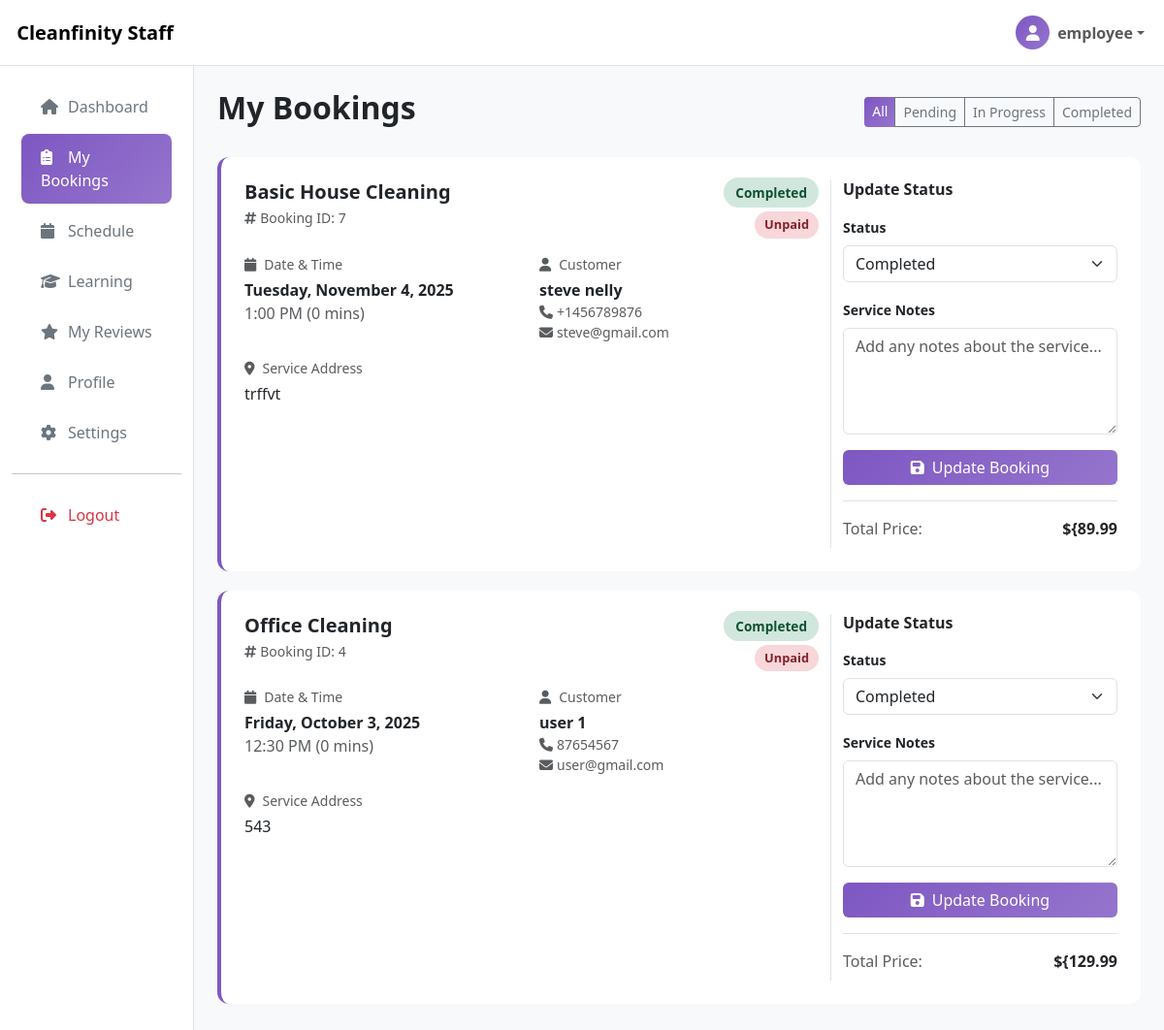
The app's page /staff/bookings.php (signed in) with its own data.
### tables this page shows
CREATE TABLE `bookings` (
  `id` int(11) NOT NULL,
  `customer_id` int(11) NOT NULL,
  `employee_id` int(11) DEFAULT NULL,
  `service_id` int(11) NOT NULL,
  `staff_id` int(11) DEFAULT NULL,
  `booking_date` date NOT NULL,
  `booking_time` time NOT NULL,
  `duration_minutes` int(11) NOT NULL,
  `total_price` decimal(10,2) NOT NULL,
  `status` enum('pending','confirmed','in_progress','completed','cancelled') DEFAULT 'pending',
  `notes` text DEFAULT NULL,
  `special_instructions` text DEFAULT NULL,
  `address` text NOT NULL,
  `created_at` timestamp NOT NULL DEFAULT current_timestamp(),
  `updated_at` timestamp NOT NULL DEFAULT current_timestamp() ON UPDATE current_timestamp(),
  `payment_method` enum('pay_now','pay_later') DEFAULT 'pay_later',
  `payment_status` enum('unpaid','paid','partially_paid') DEFAULT 'unpaid',
  `preferred_completion_date` date DEFAULT NULL,
  `booking_status` enum('pending','confirmed','completed','cancelled') DEFAULT 'pending'
);

CREATE TABLE `services` (
  `id` int(11) NOT NULL,
  `name` varchar(100) NOT NULL,
  `description` text DEFAULT NULL,
  `price` decimal(10,2) NOT NULL,
  `duration` int(11) NOT NULL COMMENT 'Duration in minutes',
  `base_price` decimal(10,2) NOT NULL,
  `duration_minutes` int(11) NOT NULL,
  `category` varchar(50) DEFAULT NULL,
  `status` enum('active','inactive') DEFAULT 'active',
  `created_at` timestamp NOT NULL DEFAULT current_timestamp(),
  `image_url` varchar(500) DEFAULT NULL,
  `is_active` tinyint(1) DEFAULT 1
);

CREATE TABLE `users` (
  `id` int(11) NOT NULL,
  `username` varchar(50) NOT NULL,
  `email` varchar(100) NOT NULL,
  `password` varchar(255) NOT NULL,
  `first_name` varchar(50) NOT NULL,
  `last_name` varchar(50) NOT NULL,
  `phone` varchar(20) DEFAULT NULL,
  `address` text DEFAULT NULL,
  `role` enum('customer','staff','admin') DEFAULT 'customer',
  `status` enum('active','inactive') DEFAULT 'active',
  `availability` enum('available','unavailable') DEFAULT 'available',
  `created_at` timestamp NOT NULL DEFAULT current_timestamp(),
  `updated_at` timestamp NOT NULL DEFAULT current_timestamp() ON UPDATE current_timestamp()
);

### staff/bookings.php (the view, shortened to what this page needs)
<?php
$database = new Database();
$db = $database->getConnection();
$staff_id = $_SESSION['user_id'];
$status_filter = $_GET['status'] ?? 'all';
$query = "SELECT
    b.id,
    b.booking_date,
    b.booking_time,
    b.status,
    b.address,
    b.total_price,
    b.payment_status,
    b.special_instructions,
    s.name as service_name,
    s.duration,
    u.first_name as customer_first_name,
    u.last_name as customer_last_name,
    u.phone as customer_phone,
    u.email as customer_email
FROM bookings b
JOIN services s ON b.service_id = s.id
JOIN users u ON b.customer_id = u.id
WHERE b.employee_id = :staff_id";
$query .= " ORDER BY b.booking_date DESC, b.booking_time DESC";
$stmt = $db->prepare($query);
$stmt->bindParam(':staff_id', $staff_id);
$stmt->execute();
?>
<!DOCTYPE html>
<html lang="en">
<head>
    <link href="https://cdn.jsdelivr.net/npm/bootstrap@5.3.2/dist/css/bootstrap.min.css" rel="stylesheet">
    <link href="https://cdnjs.cloudflare.com/ajax/libs/font-awesome/6.5.0/css/all.min.css" rel="stylesheet">
</head>
<body>
    <?php include 'includes/navbar.php'; ?>
    <div class="container-fluid">
        <div class="row">
            <?php include 'includes/sidebar.php'; ?>
            <main class="col-md-9 ms-sm-auto col-lg-10 px-md-4 py-4">
                <div class="d-flex justify-content-between align-items-center mb-4">
                    <h2 class="fw-bold">My Bookings</h2>
                    <div class="btn-group">
                        <a href="?status=all" class="btn btn-sm <?php echo $status_filter == 'all' ? 'btn-purple' : 'btn-outline-secondary'; ?>">All</a>
                        <a href="?status=pending" class="btn btn-sm <?php echo $status_filter == 'pending' ? 'btn-purple' : 'btn-outline-secondary'; ?>">Pending</a>
                        <a href="?status=in_progress" class="btn btn-sm <?php echo $status_filter == 'in_progress' ? 'btn-purple' : 'btn-outline-secondary'; ?>">In Progress</a>
                        <a href="?status=completed" class="btn btn-sm <?php echo $status_filter == 'completed' ? 'btn-purple' : 'btn-outline-secondary'; ?>">Completed</a>
                    </div>
                </div>
                <?php if ($stmt->rowCount() > 0): ?>
                    <?php while ($booking = $stmt->fetch(PDO::FETCH_ASSOC)): ?>
                        <div class="card booking-card">
                            <div class="card-body p-4">
                                <div class="row">
                                    <div class="col-md-8">
                                        <div class="d-flex justify-content-between align-items-start mb-3">
                                            <div>
                                                <h5 class="fw-bold mb-1"><?php echo htmlspecialchars($booking['service_name']); ?></h5>
                                                <div class="text-muted small">
                                                    <i class="fas fa-hashtag me-1"></i>Booking ID: <?php echo $booking['id']; ?>
                                                </div>
                                            </div>
                                            <div class="text-end">
                                                <span class="status-badge status-<?php echo $booking['status']; ?>">
                                                    <?php echo ucfirst(str_replace('_', ' ', $booking['status'])); ?>
                                                </span>
                                                <br>
                                                <span class="payment-badge payment-<?php echo $booking['payment_status']; ?> mt-2 d-inline-block">
                                                    <?php echo ucfirst($booking['payment_status']); ?>
                                                </span>
                                            </div>
                                        </div>
                                        <div class="row g-3 mb-3">
                                            <div class="col-md-6">
                                                <div class="small text-muted mb-1">
                                                    <i class="fas fa-calendar me-2"></i>Date & Time
                                                </div>
                                                <div class="fw-semibold">
                                                    <?php echo date('l, F j, Y', strtotime($booking['booking_date'])); ?>
                                                </div>
                                                <div class="text-muted">
                                                    <?php echo date('g:i A', strtotime($booking['booking_time'])); ?>
                                                    (<?php echo $booking['duration']; ?> mins)
                                                </div>
                                            </div>
                                            <div class="col-md-6">
                                                <div class="small text-muted mb-1">
                                                    <i class="fas fa-user me-2"></i>Customer
                                                </div>
                                                <div class="fw-semibold">
                                                    <?php echo htmlspecialchars($booking['customer_first_name'] . ' ' . $booking['customer_last_name']); ?>
                                                </div>
                                                <div class="text-muted small">
                                                    <i class="fas fa-phone me-1"></i><?php echo htmlspecialchars($booking['customer_phone']); ?>
                                                </div>
                                                <div class="text-muted small">
                                                    <i class="fas fa-envelope me-1"></i><?php echo htmlspecialchars($booking['customer_email']); ?>
                                                </div>
                                            </div>
                                        </div>
                                        <div class="mb-3">
                                            <div class="small text-muted mb-1">
                                                <i class="fas fa-map-marker-alt me-2"></i>Service Address
                                            </div>
                                            <div><?php echo htmlspecialchars($booking['address']); ?></div>
                                        </div>
                                    </div>
                                    <div class="col-md-4 border-start">
                                        <h6 class="fw-bold mb-3">Update Status</h6>
                                        <form method="POST">
                                            <div class="mb-3">
                                                <label class="form-label small fw-semibold">Status</label>
                                                <select name="status" class="form-select" required>
                                                    <option value="completed" <?php echo $booking['status'] == 'completed' ? 'selected' : ''; ?>>Completed</option>
                                                </select>
                                            </div>
                                            <div class="mb-3">
                                                <label class="form-label small fw-semibold">Service Notes</label>
                                                <textarea name="notes" class="form-control" rows="4" placeholder="Add any notes about the service..."><?php echo htmlspecialchars($booking['notes'] ?? ''); ?></textarea>
                                            </div>
                                            <button type="submit" class="btn btn-purple w-100">
                                                <i class="fas fa-save me-2"></i>Update Booking
                                            </button>
                                        </form>
                                        <div class="mt-3 pt-3 border-top">
                                            <div class="d-flex justify-content-between mb-2">
                                                <span class="text-muted">Total Price:</span>
                                                <span class="fw-bold">${<?php echo number_format($booking['total_price'], 2); ?></span>
                                            </div>
                                        </div>
                                    </div>
                                </div>
                            </div>
                        </div>
                    <?php endwhile; ?>
                <?php endif; ?>
            </main>
        </div>
    </div>
</body>
</html>

### staff/bookings.php (style rules this page uses)
:root { --staff-purple: #7E57C2; }
body { background: #f8f9fa; }
.booking-card { border: none; border-radius: 12px; margin-bottom: 20px; transition: all 0.3s ease; border-left: 4px solid var(--staff-purple); }
.status-badge { padding: 6px 12px; border-radius: 20px; font-size: 0.85rem; font-weight: 600; }
.status-completed { background: #d1e7dd; color: #0f5132; }
.payment-badge { padding: 4px 10px; border-radius: 15px; font-size: 0.8rem; font-weight: 600; }
.payment-unpaid { background: #f8d7da; color: #842029; }
.btn-purple { background: linear-gradient(135deg, #7E57C2, #9575cd); color: white; border: none; }

### records on screen
bookings: service.name "Basic House Cleaning", id "7", status "Completed", payment_status "Unpaid", booking_date "Tuesday, November 4, 2025", booking_time "1:00 PM", service.duration "0", customer.last_name "steve nelly", customer.phone "+1456789876", customer.email "steve@gmail.com", address "trffvt", total_price "89.99"
bookings: service.name "Office Cleaning", id "4", status "Completed", payment_status "Unpaid", booking_date "Friday, October 3, 2025", booking_time "12:30 PM", service.duration "0", customer.last_name "user 1", customer.phone "87654567", customer.email "user@gmail.com", address "543", total_price "129.99"

### other values on screen
$_SESSION['first_name'] "employee"
